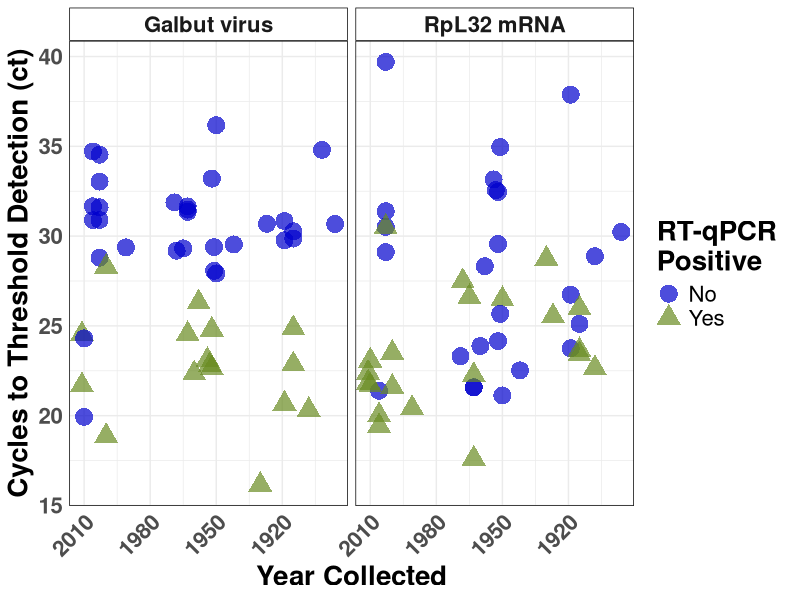
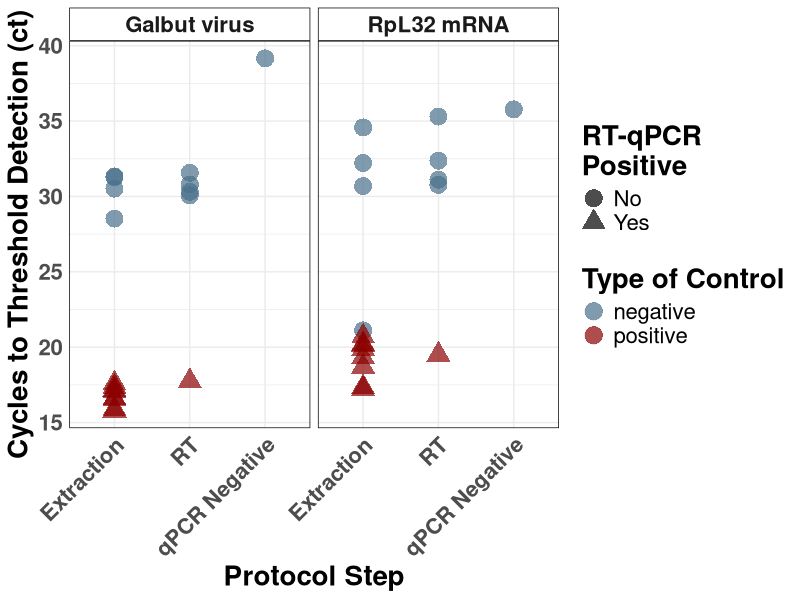
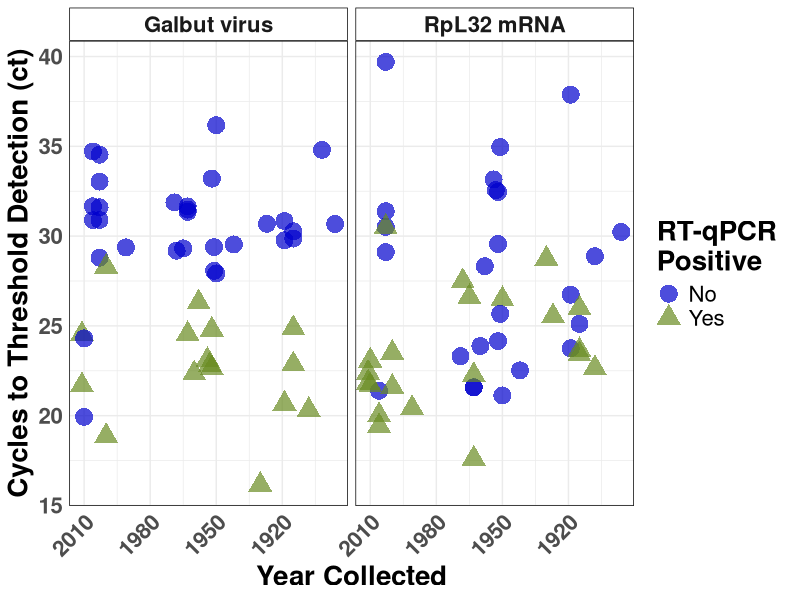
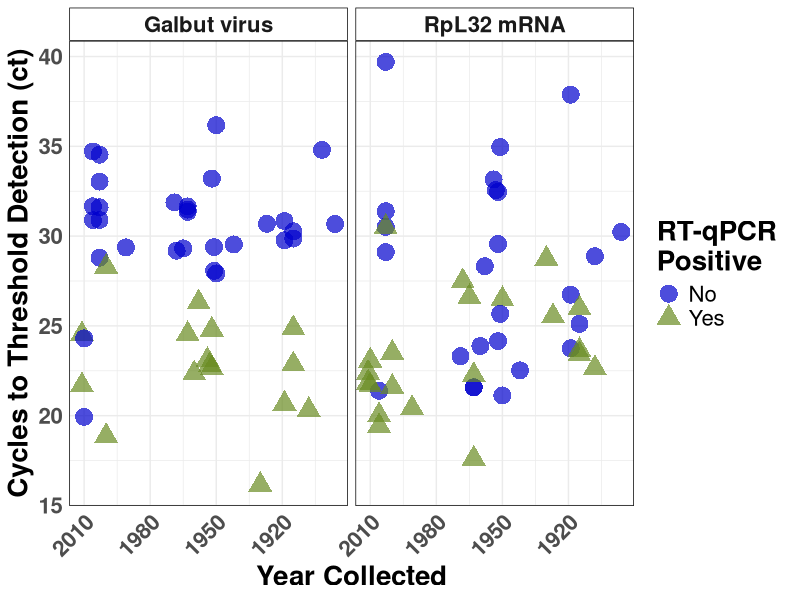
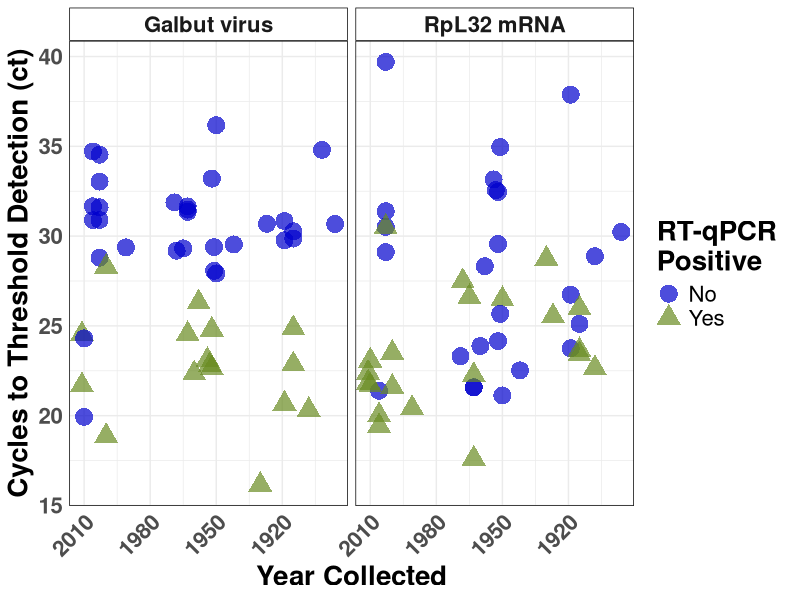
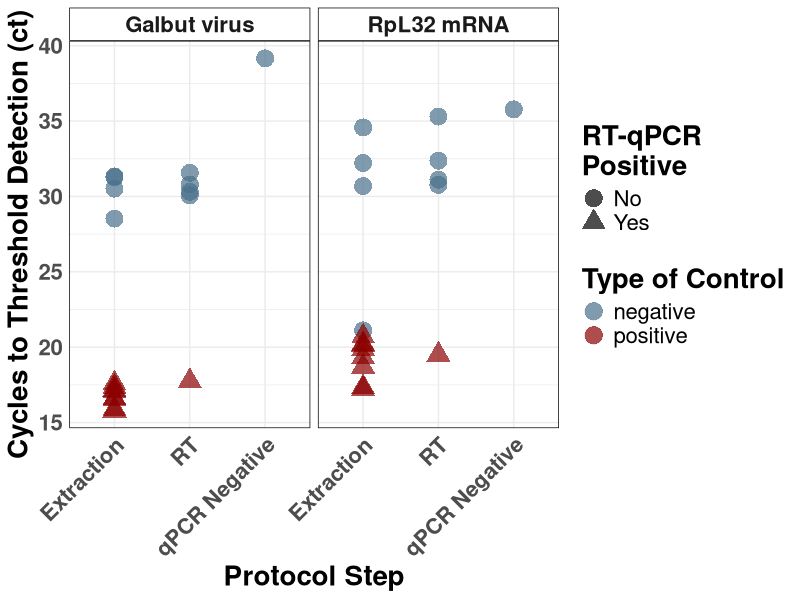
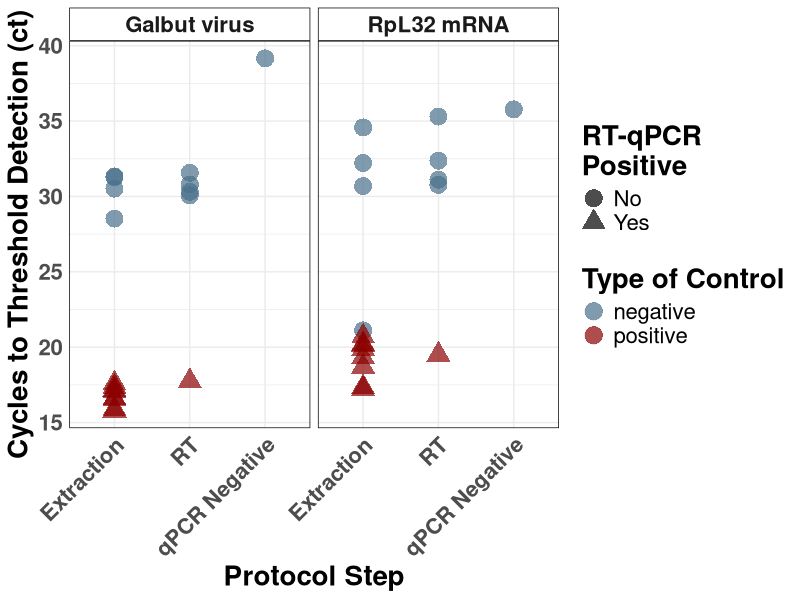
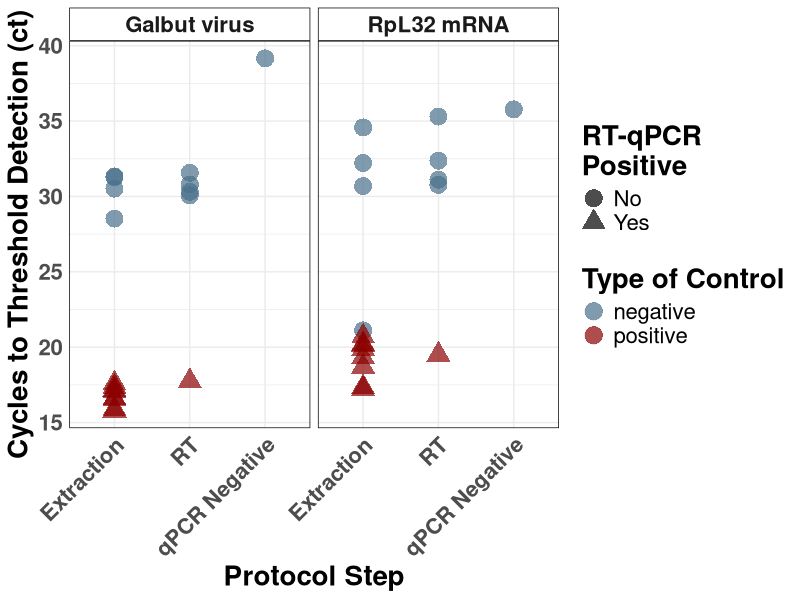

Here is the R script that generated these plots, in order:
# This script is used to generate a figure of the negative and positive control 
# from the experimentally dried fly and mosquito RT-qPCRs

library(tidyverse)
library(readxl)
library(ggthemes)
library(ggpubr)
library(viridis)
library(svglite)

# Load OC qPCR Data
OC <- read_xlsx("qPCR_data/OC_qPCR_tidy.xlsx")


# cleanup
OC <- OC %>% 
  mutate(TargeT_Name = str_replace(TargeT_Name, "galbut", "Galbut virus"),
         TargeT_Name = str_replace(TargeT_Name, "Rpl", "RpL32 mRNA"),
         overall_positive = str_replace(overall_positive, "N", "No"),
         overall_positive = str_replace(overall_positive, "Y", "Yes")) 

# OC data
OC_fig <- ggplot(filter(OC, status == "sample")) +
  geom_point(aes(x = as.numeric(date_collected), y = CT, color = overall_positive, 
             shape = overall_positive), size = 6, stroke = 0.1, alpha = 0.7) +
  scale_color_manual(values = c("blue3", "olivedrab4")) +
  scale_x_reverse() +
  theme_minimal(base_size = 11) +
  theme(panel.border = element_rect(linetype = "solid", fill = NA),
        strip.background = element_rect(colour = "black", fill = "white"),
        axis.title = element_text(face = "bold"),
        legend.title = element_text(face = "bold"),
        strip.text = element_text(face = "bold"),
        axis.text = element_text(face = "bold"),
        text = element_text(size = 20),
        axis.text.x = element_text(angle = 45, hjust = 1, vjust = 1)) +
  facet_wrap(~TargeT_Name) +
  labs(x = "Year Collected", 
       y = "Cycles to Threshold Detection (ct)", 
       color = "RT-qPCR \nPositive", shape = "RT-qPCR \nPositive")


OC_fig
ggsave("plots/Figure2/OC_qPCR.pdf", units = "in", width = 10, height = 8)
ggsave("plots/Figure2/OC_qPCR.svg", units = "in", width = 10, height = 8)
ggsave("plots/Figure2/OC_qPCR.jpg", units = "in", width = 10, height = 8)

OC_ctrs <- OC %>% 
  filter(status == "control") %>% 
  mutate(step = str_replace(step, "extraction", "Extraction"),
         step = str_replace(step, "cDNA", "RT"),
         step = str_replace(step, "qPCR", "qPCR Negative")) %>% 
  mutate(step = factor(step, levels = c("Extraction", "RT",
                                        "qPCR Negative")))

# OC qPCR Controls
OC_ctrl <- ggplot(OC_ctrs) +
  geom_point(aes(x = step, y = CT, color = control_type, 
                 shape = overall_positive), size = 6, stroke = 0.1, alpha = 0.7) +
  scale_color_manual(values = c("skyblue4", "darkred")) +
  theme_minimal(base_size = 11) +
  theme(panel.border = element_rect(linetype = "solid", fill = NA),
        strip.background = element_rect(colour = "black", fill = "white"),
        axis.title = element_text(face = "bold"),
        legend.title = element_text(face = "bold"),
        strip.text = element_text(face = "bold"),
        axis.text = element_text(face = "bold"),
        text = element_text(size = 20),
        axis.text.x = element_text(angle = 45, hjust = 1, vjust = 1)) +
  facet_wrap(~TargeT_Name) +
  labs(x = "Protocol Step", 
       y = "Cycles to Threshold Detection (ct)", 
       color = "Type of Control", shape = "RT-qPCR \nPositive")

 OC_ctrl
 ggsave("plots/Figure2/OC_qPCR_ctrl.pdf", units = "in", width = 10, height = 8)
 ggsave("plots/Figure2/OC_qPCR_ctrl.svg", units = "in", width = 10, height = 8)
 ggsave("plots/Figure2/OC_qPCR_ctrl.jpg", units = "in", width = 10, height = 8)
 
